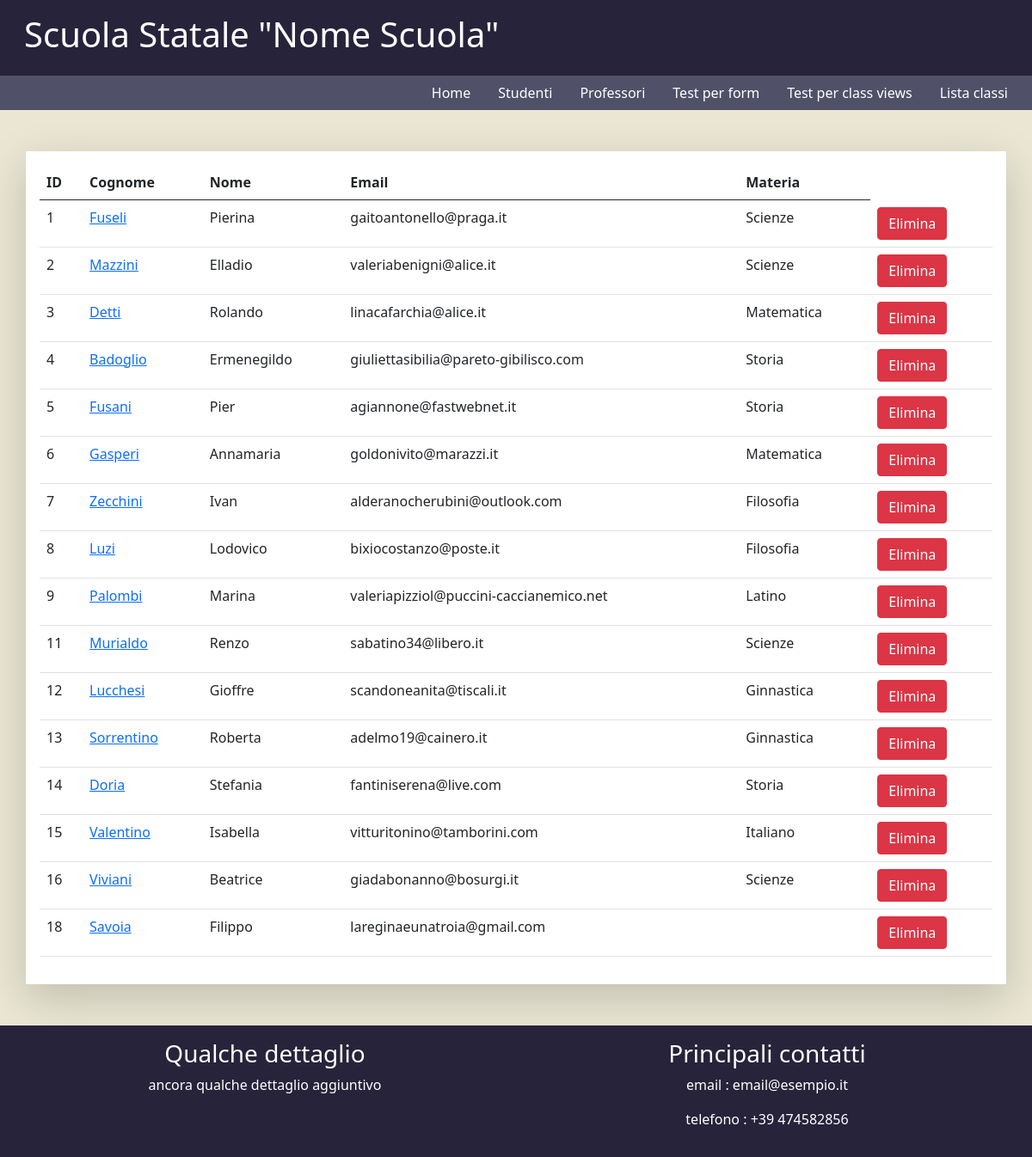
/professori, run on the app's committed database.
### registro_scolastico/models.py (models this page shows, shortened)
class Professore(models.Model):
    nome = models.CharField(max_length=100, verbose_name='nome', help_text='nome del professore', blank=False, null=True)
    cognome = models.CharField(max_length=100, verbose_name='cognome', help_text='cognome del professore', blank=False, null=True, default='')
    email = models.EmailField(verbose_name='indirizzo email', help_text='contatto mail del professore', blank=False, null=True, default='')
    insegnamenti = models.ManyToManyField('registro_scolastico.Materia', related_name='insegnato_da')
    lezioni = models.ManyToManyField('registro_scolastico.Aula', related_name='insegnanti', blank=True)
    class Meta:
        verbose_name_plural = "Professori"

class Materia(models.Model):
    nome = models.CharField(max_length=100, verbose_name='insegnamento', help_text='nome insegnamento', blank=False, null=True)
    class Meta:
        verbose_name_plural = "Materie"

### registro_scolastico/views.py (the view)
# urls.py: path('professori', views.professori, name='professori'),
def professori(request):
    profs = Professore.objects.all()
    context = {'profs': profs}
    return render(request, 'professori.html', context)

### templates/professori.html (shortened to what this page needs)
{% extends 'base.html' %}
{% block mybody %}
    <table class="table">
        <thead>
            <tr>
                <th>ID</th>
                <th>Cognome</th>
                <th>Nome</th>
                <th>Email</th>
                <th>Materia</th>
            </tr>
        </thead>
        <tbody>
            {% for prof in profs %}
                <tr>
                    <td> {{ prof.pk }} </td>
                    <td><a href="{% url 'mostra_professore' prof.pk %}">{{ prof.cognome }}</a> </td>
                    <td> {{ prof.nome }} </td>
                    <td> {{ prof.email }} </td>
                    <td style="text-transform: capitalize;"> {{ prof.insegnamenti.last.nome }}</td>
                    <td><a href="{% url 'elimina_prof' prof.id %}" class="btn btn-danger">Elimina</a> </td>
                </tr>
            {% endfor %}
        </tbody>
     </table>
{% endblock %}

### registro_scolastico/static/css/mystyle.css (style rules this page uses)
body { background-color: #eae6d3; }

### data on the page
Professore: pk "1", cognome "Fuseli", nome "Pierina", email "gaitoantonello@praga.it", insegnamenti.last.nome "Scienze"
Professore: pk "2", cognome "Mazzini", nome "Elladio", email "valeriabenigni@alice.it", insegnamenti.last.nome "Scienze"
Professore: pk "3", cognome "Detti", nome "Rolando", email "linacafarchia@alice.it", insegnamenti.last.nome "Matematica"
Professore: pk "4", cognome "Badoglio", nome "Ermenegildo", email "giuliettasibilia@pareto-gibilisco.com", insegnamenti.last.nome "Storia"
Professore: pk "5", cognome "Fusani", nome "Pier", email "agiannone@fastwebnet.it", insegnamenti.last.nome "Storia"
Professore: pk "6", cognome "Gasperi", nome "Annamaria", email "goldonivito@marazzi.it", insegnamenti.last.nome "Matematica"
Professore: pk "7", cognome "Zecchini", nome "Ivan", email "alderanocherubini@outlook.com", insegnamenti.last.nome "Filosofia"
Professore: pk "8", cognome "Luzi", nome "Lodovico", email "bixiocostanzo@poste.it", insegnamenti.last.nome "Filosofia"
Professore: pk "9", cognome "Palombi", nome "Marina", email "valeriapizziol@puccini-caccianemico.net", insegnamenti.last.nome "Latino"
Professore: pk "11", cognome "Murialdo", nome "Renzo", email "sabatino34@libero.it", insegnamenti.last.nome "Scienze"
Professore: pk "12", cognome "Lucchesi", nome "Gioffre", email "scandoneanita@tiscali.it", insegnamenti.last.nome "Ginnastica"
Professore: pk "13", cognome "Sorrentino", nome "Roberta", email "adelmo19@cainero.it", insegnamenti.last.nome "Ginnastica"
Professore: pk "14", cognome "Doria", nome "Stefania", email "fantiniserena@live.com", insegnamenti.last.nome "Storia"
Professore: pk "15", cognome "Valentino", nome "Isabella", email "vitturitonino@tamborini.com", insegnamenti.last.nome "Italiano"
Professore: pk "16", cognome "Viviani", nome "Beatrice", email "giadabonanno@bosurgi.it", insegnamenti.last.nome "Scienze"
Professore: pk "18", cognome "Savoia", nome "Filippo", email "lareginaeunatroia@gmail.com"
